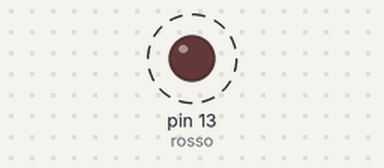
A sketch run on a simulated Arduino Uno, built with avr-gcc and run on an emulated ATmega328P. Parts: output pins drawn as LEDs (lit = HIGH). Dashed ring = blinking. What the sketch prints to the serial monitor is not drawn.

Above: at 0.5 s.
Timing chart, 0 to 4.6 s (numbered marks = the images above):
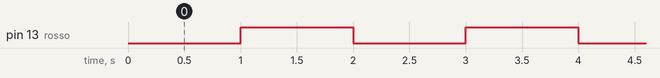

Measured:
- by itself, pin 13 (rosso): alternates HIGH for 1.0 s and LOW for 1.0 s

The sketch:

struct.ino
```cpp
/*
    struct

 Struct e' un tipo struttura di dati non omogenea,
 puo' contenere tipi di dati diversi a differenza di un array.

 Possiamo quindi raggruppare diverse proprieta' di un oggetto
 sotto lo stesso identificatore.

 Schema: http://lab.piffa.net/schemi/rgb.jpg
 */


struct lampeggino {
  byte pin ;
  long pausa;
  boolean stato;
  char feedback[20];
} ;


// instanziamo il lampeggino
lampeggino rosso { 13, 1000, 0, ">> Led Rosso <<"};

void setup()
{
    pinMode(rosso.pin, OUTPUT);
    Serial.begin(9600);
}

void loop()
{
    // Facciamo un lampeggiatore
    digitalWrite(rosso.pin,rosso.stato);
    Serial.println(rosso.feedback);
    rosso.stato = !rosso.stato ;
    delay(rosso.pausa);
}
```
